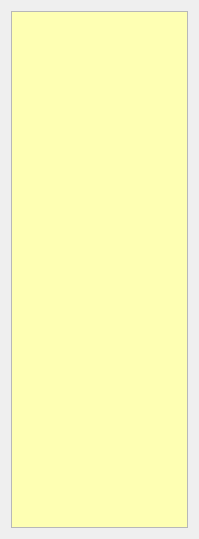
<?xml version="1.0" encoding="UTF-8"?>
<ui version="4.0">
 <class>Widget</class>
 <widget class="QWidget" name="Widget">
  <property name="geometry">
   <rect>
    <x>0</x>
    <y>0</y>
    <width>199</width>
    <height>539</height>
   </rect>
  </property>
  <property name="windowTitle">
   <string>Widget</string>
  </property>
  <layout class="QGridLayout" name="gridLayout">
   <item row="0" column="0">
    <widget class="QTextEdit" name="textEdit">
     <property name="palette">
      <palette>
       <active>
        <colorrole role="Base">
         <brush brushstyle="SolidPattern">
          <color alpha="255">
           <red>254</red>
           <green>255</green>
           <blue>179</blue>
          </color>
         </brush>
        </colorrole>
       </active>
       <inactive>
        <colorrole role="Base">
         <brush brushstyle="SolidPattern">
          <color alpha="255">
           <red>254</red>
           <green>255</green>
           <blue>179</blue>
          </color>
         </brush>
        </colorrole>
       </inactive>
       <disabled>
        <colorrole role="Base">
         <brush brushstyle="SolidPattern">
          <color alpha="255">
           <red>239</red>
           <green>235</green>
           <blue>231</blue>
          </color>
         </brush>
        </colorrole>
       </disabled>
      </palette>
     </property>
    </widget>
   </item>
  </layout>
 </widget>
 <layoutdefault spacing="6" margin="11"/>
 <resources/>
 <connections/>
</ui>
